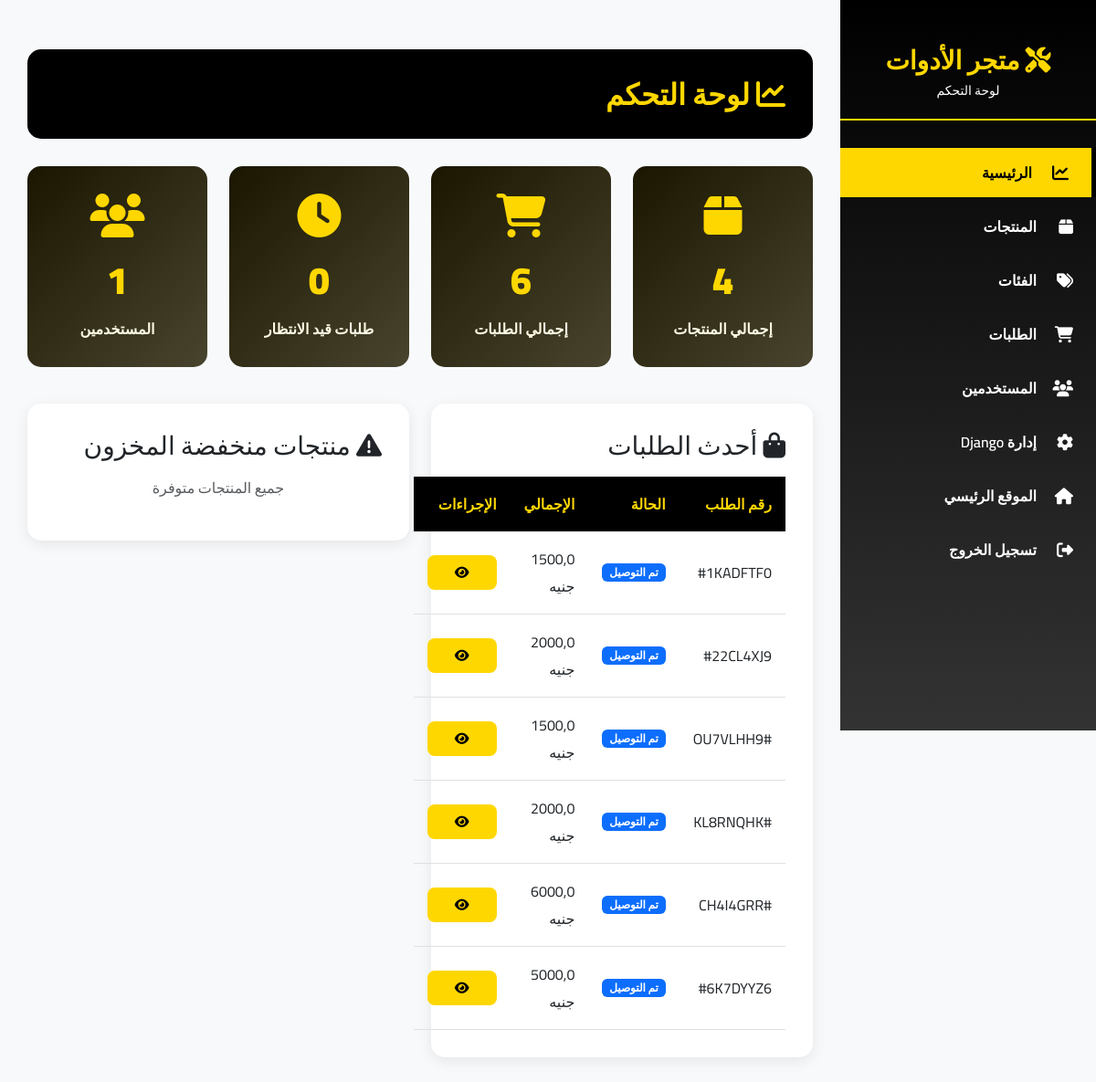
Screenshot of /admin-panel/ (signed in) with the database file from the repository.
### orders/models.py (models this page shows, shortened)
class Order(models.Model):
    user = models.ForeignKey(CustomUser, related_name='order_owner', on_delete=models.SET_NULL, blank=True, null=True)
    status = models.CharField(choices=ORDER_STATUS, max_length=20, default='Received')
    code = models.CharField(default=generate_code, max_length=20)
    order_time = models.DateTimeField(default=timezone.now)
    delivery_time = models.DateTimeField(blank=True, null=True)  # Fixed spelling
    coupon = models.ForeignKey('Coupon', related_name='order_coupon', on_delete=models.SET_NULL, blank=True, null=True)
    address = models.ForeignKey(OrderAddress, related_name='orders', on_delete=models.SET_NULL, null=True, blank=True)
    subtotal = models.FloatField('المجموع الفرعي', default=0)
    delivery_fee = models.FloatField('رسوم التوصيل', default=0)
    discount = models.FloatField('الخصم', default=0)
    total = models.FloatField('الإجمالي', blank=True, null=True)
    total_with_coupon = models.FloatField(blank=True, null=True)
    class Meta:
        ordering = ['-order_time']

### admin_panel/views.py (the view)
# urls.py: path('', views.admin_dashboard, name='dashboard'),
@admin_required
def admin_dashboard(request):
    total_products = Product.objects.filter(is_active=True).count()
    total_orders = Order.objects.count()
    pending_orders = Order.objects.filter(status='Received').count()
    total_users = CustomUser.objects.count()
    recent_orders = Order.objects.all().order_by('-order_time')[:10]
    low_stock_products = ProductColor.objects.filter(quantity__lt=10).order_by('quantity')[:5]
    current_month = timezone.now().month
    current_year = timezone.now().year
    monthly_revenue = Order.objects.filter(
        order_time__month=current_month,
        order_time__year=current_year
    ).aggregate(total=Sum('total'))['total'] or 0
    context = {
        'total_products': total_products,
        'total_orders': total_orders,
        'pending_orders': pending_orders,
        'total_users': total_users,
        'recent_orders': recent_orders,
        'low_stock_products': low_stock_products,
        'monthly_revenue': monthly_revenue,
    }
    return render(request, 'admin_panel/dashboard.html', context)

### accounts/custom_context_processor.py (called while the page is built)
def custom_user_context(request):
    if request.user.is_authenticated:
        user = request.user
        return {
            'user': user,
        }
    return {}

### orders/cart_context_processor.py (called while the page is built, shortened)
def get_cart_data(request):
    if request.user.is_authenticated:
        cart, created = Cart.objects.get_or_create(user=request.user, status='Inprogress')
        cart_detail = CartDetail.objects.filter(cart=cart)
        return {
            'cart_data': cart,
            'cart_detail_data': cart_detail,
        }

### admin_panel/templates/admin_panel/dashboard.html (shortened to what this page needs)
{% extends 'admin_panel/base.html' %}
{% load i18n %}
{% block content %}
<div class="page-header">
 <h1>
  <i class="fas fa-chart-line">
  </i>
  {% trans "لوحة التحكم" %}
 </h1>
</div>
<div class="row mb-4">
 <div class="col-md-3 mb-3">
  <div class="stat-card">
   <div class="stat-icon">
    <i class="fas fa-box">
    </i>
   </div>
   <div class="stat-value">
    {{ total_products }}
   </div>
   <div class="stat-label">
    {% trans "إجمالي المنتجات" %}
   </div>
  </div>
 </div>
 <div class="col-md-3 mb-3">
  <div class="stat-card">
   <div class="stat-icon">
    <i class="fas fa-shopping-cart">
    </i>
   </div>
   <div class="stat-value">
    {{ total_orders }}
   </div>
   <div class="stat-label">
    {% trans "إجمالي الطلبات" %}
   </div>
  </div>
 </div>
 <div class="col-md-3 mb-3">
  <div class="stat-card">
   <div class="stat-icon">
    <i class="fas fa-clock">
    </i>
   </div>
   <div class="stat-value">
    {{ pending_orders }}
   </div>
   <div class="stat-label">
    {% trans "طلبات قيد الانتظار" %}
   </div>
  </div>
 </div>
 <div class="col-md-3 mb-3">
  <div class="stat-card">
   <div class="stat-icon">
    <i class="fas fa-users">
    </i>
   </div>
   <div class="stat-value">
    {{ total_users }}
   </div>
   <div class="stat-label">
    {% trans "المستخدمين" %}
   </div>
  </div>
 </div>
</div>
<div class="row">
 <div class="col-md-6 mb-4">
  <div class="content-card">
   <h3 class="mb-3">
    <i class="fas fa-shopping-bag">
    </i>
    {% trans "أحدث الطلبات" %}
   </h3>
   {% if recent_orders %}
   <table class="admin-table">
    <thead>
     <tr>
      <th>
       {% trans "رقم الطلب" %}
      </th>
      <th>
       {% trans "الحالة" %}
      </th>
      <th>
       {% trans "الإجمالي" %}
      </th>
      <th>
       {% trans "الإجراءات" %}
      </th>
     </tr>
    </thead>
    <tbody>
     {% for order in recent_orders %}
     <tr>
      <td>
       #{{ order.code }}
      </td>
      <td>
       <span class="badge bg-primary">
        {{ order.get_status_display }}
       </span>
      </td>
      <td>
       {{ order.total }}  {% trans "جنيه" %}
      </td>
      <td>
       <a class="btn btn-sm btn-admin-primary" href="{% url 'admin_panel:order-detail' order.code %}">
        <i class="fas fa-eye">
        </i>
       </a>
      </td>
     </tr>
     {% endfor %}
    </tbody>
   </table>
   {% else %}
   <p class="text-muted text-center">
    {% trans "لا توجد طلبات" %}
   </p>
   {% endif %}
  </div>
 </div>
 <div class="col-md-6 mb-4">
  <div class="content-card">
   <h3 class="mb-3">
    <i class="fas fa-exclamation-triangle">
    </i>
    {% trans "منتجات منخفضة المخزون" %}
   </h3>
   {% if low_stock_products %}
   <table class="admin-table">
    <thead>
     <tr>
      <th>
       {% trans "اسم المنتج" %}
      </th>
      <th>
       {% trans "الكمية" %}
      </th>
      <th>
       {% trans "الإجراءات" %}
      </th>
     </tr>
    </thead>
    <tbody>
    {% for pc in low_stock_products %}
        <tr>
        <td>
        {{ pc.product.name }}
        </td>
        <td>
        <span class="badge bg-danger">
        {{ pc.quantity }}
        </span>
        </td>
        <td>
        <a class="btn btn-sm btn-admin-primary" href="{% url 'admin_panel:product-edit' pc.product.id %}">
        <i class="fas fa-edit"></i>
        </a>
        </td>
        </tr>
    {% endfor %}
    </tbody>
   </table>
   {% else %}
   <p class="text-muted text-center">
    {% trans "جميع المنتجات متوفرة" %}
   </p>
   {% endif %}
  </div>
 </div>
</div>
{% endblock %}

### admin_panel/templates/admin_panel/base.html (style rules this page uses)
* { font-family: 'Cairo', sans-serif; }
:root { --primary-yellow: #FFD700; --primary-black: #000000; --dark-gray: #333; --light-gray: #f8f9fa; --sidebar-width: 280px; }
body { background-color: var(--light-gray); }
.page-header { background: var(--primary-black); color: var(--primary-yellow); padding: 30px; border-radius: 15px; margin-bottom: 30px; }
.page-header h1 { margin: 0; font-size: 32px; font-weight: 900; }
.content-card { background: #fff; border-radius: 15px; padding: 30px; box-shadow: 0 4px 15px rgba(0, 0, 0, 0.08); margin-bottom: 25px; }
.stat-card { background: linear-gradient(135deg, var(--primary-black) 0%, var(--dark-gray) 100%); color: #fff; border-radius: 15px; padding: 30px; text-align: center; position: relative; overflow: hidden; }
.stat-card::before { content: ''; position: absolute; top: -50%; left: -50%; width: 200%; height: 200%; background: var(--primary-yellow); opacity: 0.1; transform: rotate(45deg); }
.stat-icon { font-size: 48px; color: var(--primary-yellow); margin-bottom: 15px; }
.stat-value { font-size: 42px; font-weight: 900; color: var(--primary-yellow); margin-bottom: 10px; }
.stat-label { font-size: 16px; font-weight: 600; }
.btn-admin-primary { background-color: var(--primary-yellow); color: var(--primary-black); border: none; font-weight: 700; padding: 12px 30px; border-radius: 8px; transition: all 0.3s ease; }
.admin-table { width: 100%; border-collapse: collapse; }
.admin-table thead { background: var(--primary-black); color: var(--primary-yellow); }
.admin-table th { padding: 15px; text-align: right; font-weight: 700; }
.admin-table td { padding: 15px; border-bottom: 1px solid #e0e0e0; }

### rows the page displays
Order: code "1KADFTF0", status "تم التوصيل", total "1500,0"
Order: code "22CL4XJ9", status "تم التوصيل", total "2000,0"
Order: code "OU7VLHH9", status "تم التوصيل", total "1500,0"
Order: code "KL8RNQHK", status "تم التوصيل", total "2000,0"
Order: code "CH4I4GRR", status "تم التوصيل", total "6000,0"
Order: code "6K7DYYZ6", status "تم التوصيل", total "5000,0"

### other values shown
{{ total_products }} "4"
{{ total_orders }} "6"
{{ pending_orders }} "0"
{{ total_users }} "1"
